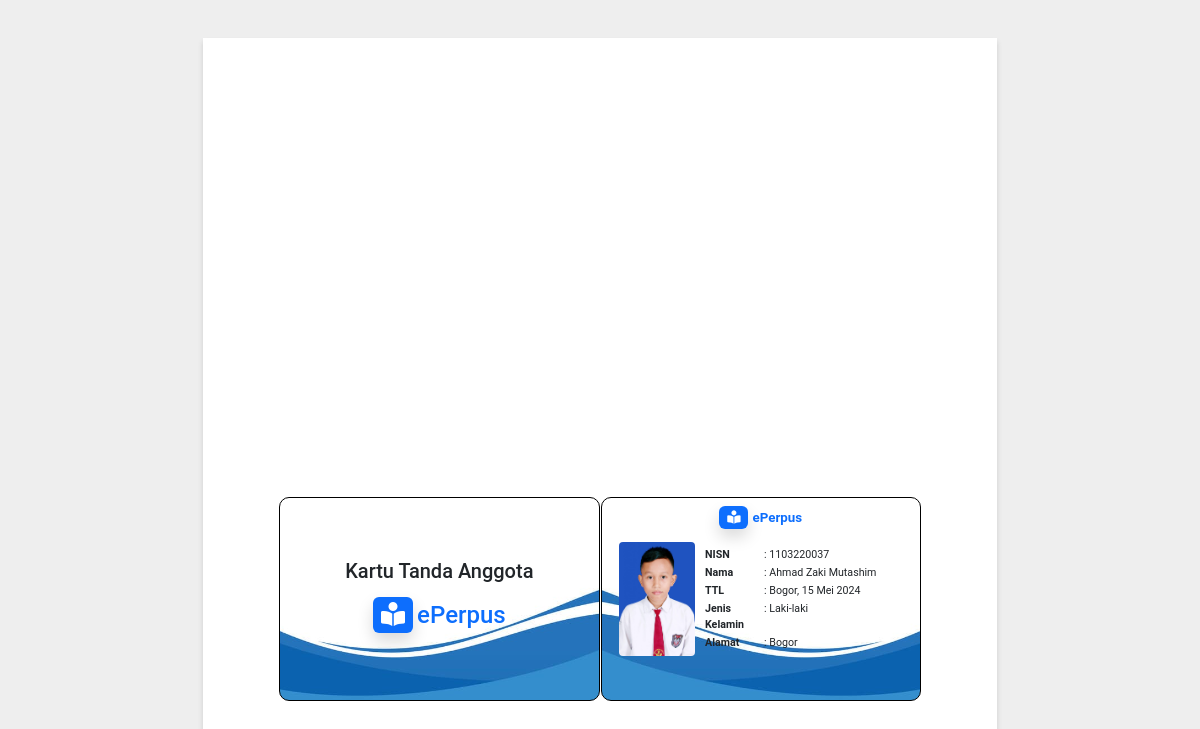
/AnggotaSection/Kartu/kartu.php?nisn=1103220037, run on the app's committed database.
### tables this page shows
CREATE TABLE `tbl_siswa` (
  `nisn` varchar(25) NOT NULL,
  `nama` varchar(255) NOT NULL,
  `tempat_lahir` varchar(50) NOT NULL,
  `tanggal_lahir` date NOT NULL,
  `jenis_kelamin` varchar(25) NOT NULL,
  `alamat` text NOT NULL,
  `foto` varchar(25) NOT NULL
);

### AnggotaSection/Kartu/kartu.php (the view, shortened to what this page needs)
<?php
include '../../koneksi.php';
$nisn = $_GET['nisn'];
$query = "SELECT * FROM tbl_siswa WHERE nisn = '$nisn'";
$sql = mysqli_query($conn, $query);
$result = mysqli_fetch_assoc($sql);
?>
<!DOCTYPE html>
<html lang="id">
<head>
    <link rel="stylesheet" href="https://cdn.jsdelivr.net/npm/bootstrap@5.3.3/dist/css/bootstrap.min.css">
    <link rel="stylesheet" href="https://cdnjs.cloudflare.com/ajax/libs/font-awesome/6.5.2/css/all.min.css">
    <link rel="stylesheet" type="text/css" href="sheets-of-paper-a4.css">
</head>
<body class="document">
    <div class="card-container page">
        <div class="card front">
            <h5>Kartu Tanda Anggota</h5>
            <h4 style="margin: 10px"><span class="bg-primary text-white rounded shadow px-2 py-1 me-1"><i class="fa-solid fa-book-open-reader"></i></span><span class="text-primary">ePerpus</span></h4>
        </div>
        <div class="card back">
            <div class="title"><span class="bg-primary text-white rounded shadow px-2 py-1 me-1"><i
                        class="fa-solid fa-book-open-reader"></i></span><span class="text-primary">ePerpus</span></div>
            <div class="content">
                <div class="photo">
                    <img src="../../Image/FotoSiswa/<?php echo $result['foto'] ?>" alt="Foto Siswa">
                </div>
                <div class="details">
                    <div class="detail-item">
                        <div class="label">NISN</div>
                        <div class="value">: <?php echo $result['nisn'] ?></div>
                    </div>
                    <div class="detail-item">
                        <div class="label">Nama</div>
                        <div class="value">: <?php echo $result['nama'] ?></div>
                    </div>
                    <div class="detail-item">
                        <div class="label">TTL</div>
                        <div class="value">: <?php echo $result['tempat_lahir'] ?>, <?php
                           $date = new DateTime($result['tanggal_lahir']);
                           $bulan = array(
                               'Januari',
                               'Februari',
                               'Maret',
                               'April',
                               'Mei',
                               'Juni',
                               'Juli',
                               'Agustus',
                               'September',
                               'Oktober',
                               'November',
                               'Desember'
                           );
                           $tanggal = $date->format('d');
                           $bulanIndo = $bulan[(int) $date->format('m') - 1];
                           $tahun = $date->format('Y');
                           echo "$tanggal $bulanIndo $tahun";
                           ?></div>
                    </div>
                    <div class="detail-item">
                        <div class="label">Jenis Kelamin</div>
                        <div class="value">: <?php echo $result['jenis_kelamin'] ?></div>
                    </div>
                    <div class="detail-item">
                        <div class="label">Alamat</div>
                        <div class="value">: <?php echo $result['alamat'] ?></div>
                    </div>
                </div>
            </div>
        </div>
    </div>
</body>
</html>

### AnggotaSection/Kartu/sheets-of-paper-a4.css (style rules this page uses)
.page { width: 21cm; min-height: 29.7cm; padding-left: 2cm; padding-top: 2cm; padding-right: 2cm; padding-bottom: 2cm; }

### AnggotaSection/Kartu/sheets-of-paper.css (style rules this page uses)
html, body { margin: 0; padding: 0; font-family: "Roboto", -apple-system, "San Francisco", "Segoe UI", "Helvetica Neue", sans-serif; font-size: 12pt; background-color: #eee; }
* { box-sizing: border-box; -moz-box-sizing: border-box; }
.page { margin: 1cm auto; background: #fff; box-shadow: 0 4px 5px rgba(75, 75, 75, 0.2); outline: 0; }
h1, h2, h3, h4, h5, h6 { page-break-after: avoid; }

### AnggotaSection/Kartu/kartu.php (style rules this page uses)
.card-container { display: flex; align-items: center; }
.card { width: 86mm; height: 54mm; border: 1px solid #000; border-radius: 10px; box-sizing: border-box; margin: 0.5px; position: relative; display: flex; align-items: center; justify-content: center; }
.front { background-image: url('kartu-bg.jpg'); background-size: cover; background-position: center; }
.back { background-image: url('kartu-invert-bg.jpg'); background-size: cover; background-position: center; }
.title { position: absolute; top: 10px; width: 100%; font-size: 10pt; text-align: center; font-weight: bold; }
.content { display: flex; width: 100%; align-items: center; justify-content: center; }
.photo { display: flex; justify-content: center; align-items: center; }
.photo img { width: 20mm; height: 30mm; border-radius: 4px; }
.details { width: 65%; padding-left: 10px; }
.details .detail-item { display: flex; font-size: 8pt; margin: 2px 0; }
.details .detail-item .label { width: 30%; font-weight: bold; }
.details .detail-item .value { width: 70%; }

### data on the page
tbl_siswa: foto (picture), nisn "1103220037", nama "Ahmad Zaki Mutashim", tempat_lahir "Bogor", tanggal_lahir "15", tanggal_lahir "Mei", tanggal_lahir "2024", jenis_kelamin "Laki-laki", alamat "Bogor"
